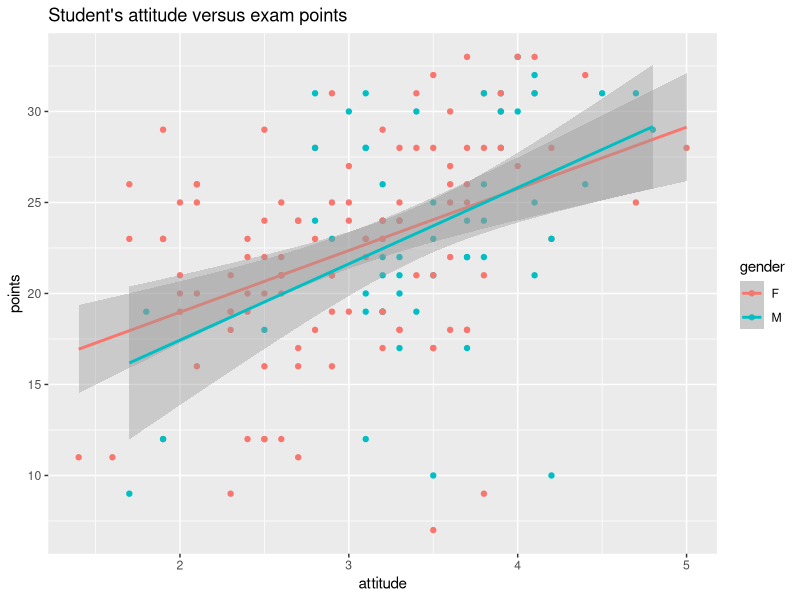
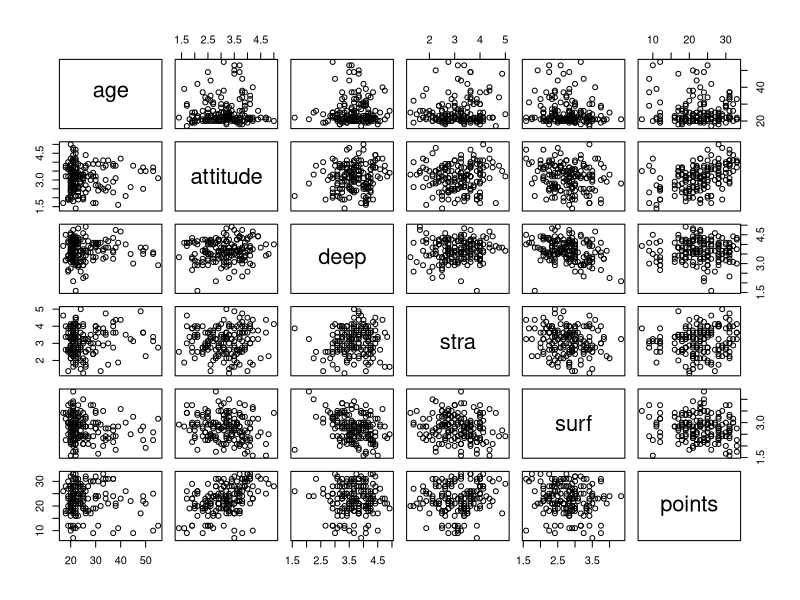
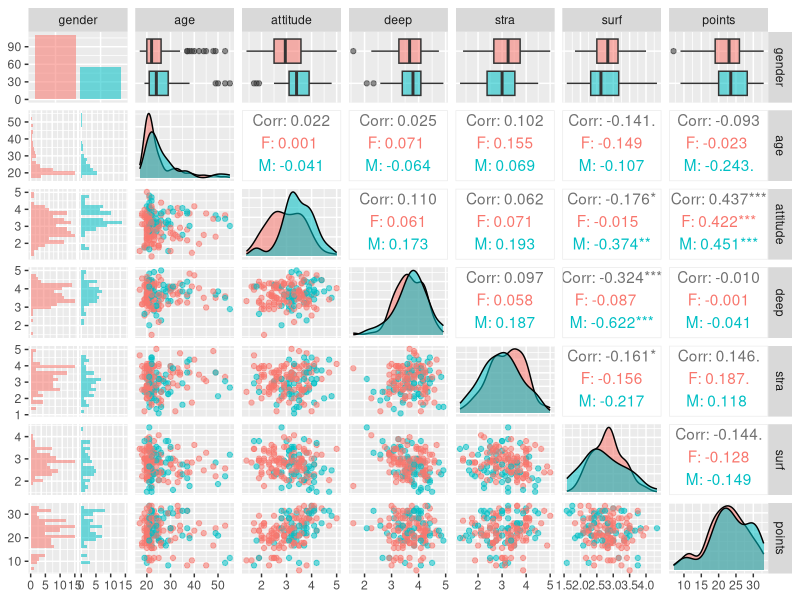
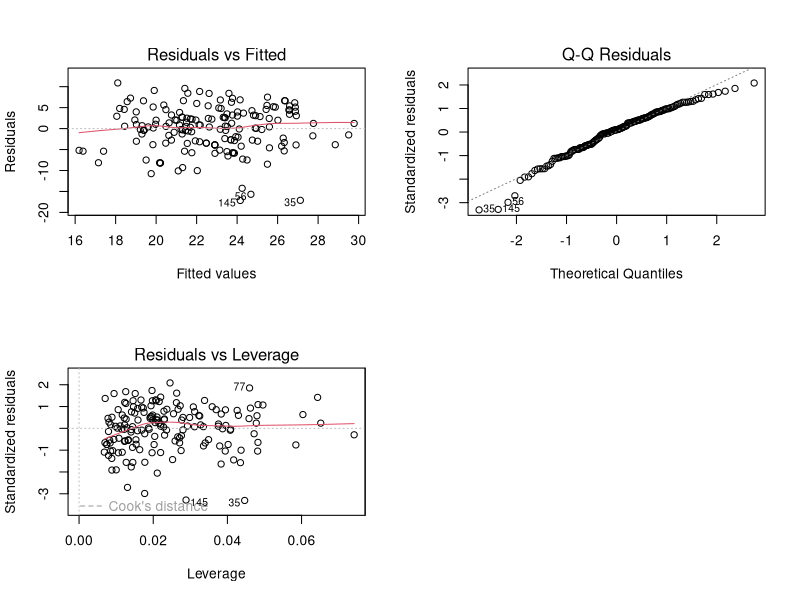

Source code (R) for these figures, in order:
## ---- chunk 1
learning2014 <- read.table("data/learning2014.tsv", sep = "\t")
str(learning2014)
## ---- chunk 2
library(ggplot2)

# initialize plot with data and aesthetic mapping
p1 <- ggplot(learning2014, aes(x = attitude, y = points, col = gender))

# define the visualization type (points)
p2 <- p1 + geom_point()

# add a regression line
p3 <- p2 + geom_smooth(method = "lm")

# add a main title and draw the plot
p4 <- p3 + ggtitle("Student's attitude versus exam points")

# draw the plot
p4
## ---- chunk 3
pairs(learning2014[-1])
## ---- chunk 4
library(GGally)
library(ggplot2)

# create a more advanced plot matrix with ggpairs()
p <- ggpairs(learning2014, mapping = aes(col = gender, alpha = .3), lower = list(combo = wrap("facethist", bins = 20)))

# draw the plot
p
## ---- chunk 5
# create a regression model with three explanatory variables
my_model2 <- lm(points ~ attitude + stra + surf, data = learning2014)

# print out a summary of the model
summary(my_model2)
## ---- chunk 6
par(mfrow = c(2,2))
plot(my_model2, which = c(1, 2, 5))
